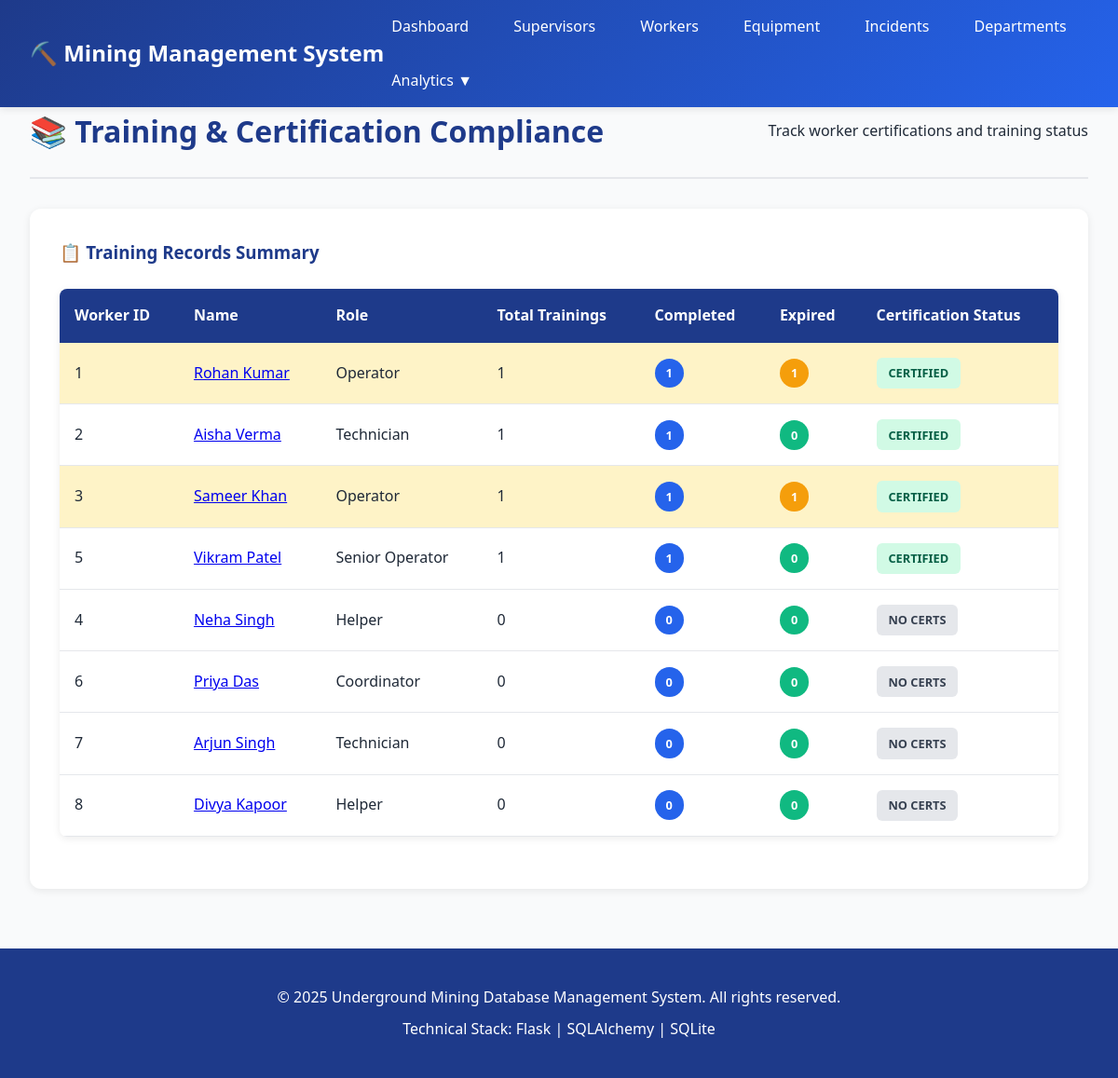
/analytics/training-compliance, run on the app's committed database.
### app.py (models this page shows)
class Worker(db.Model):
    __tablename__ = 'Worker'
    WorkerID = db.Column(db.Integer, primary_key=True, autoincrement=True)
    Name = db.Column(db.String(50), nullable=False)
    Age = db.Column(db.Integer)
    Role = db.Column(db.String(30))
    Contact = db.Column(db.String(20))
    S_ID = db.Column(db.Integer, db.ForeignKey('Supervisor.SupervisorID'))
    DepartmentID = db.Column(db.Integer, db.ForeignKey('Department.DepartmentID'))
    HireDate = db.Column(db.Date)
    Salary = db.Column(db.Float)
    EmploymentStatus = db.Column(db.String(20), default='Active')

### app.py (the view)
@app.route('/analytics/training-compliance')
@handle_errors
def training_compliance():
    training_data = db.session.query(
        Worker.WorkerID,
        Worker.Name,
        Worker.Role,
        func.count(TrainingRecord.TrainingID).label('total_trainings'),
        func.sum(db.case((TrainingRecord.TrainingStatus == 'Completed', 1), else_=0)).label('completed'),
        func.sum(db.case((TrainingRecord.ValidUntil < datetime.now(), 1), else_=0)).label('expired')
    ).outerjoin(TrainingRecord).group_by(Worker.WorkerID, Worker.Name, Worker.Role).order_by(desc(func.count(TrainingRecord.TrainingID))).all()
    return render_template('training_compliance.html', training_data=training_data)

### app.py (called while the page is built)
def handle_errors(f):
    @wraps(f)
    def decorated_function(*args, **kwargs):
        try:
            return f(*args, **kwargs)
        except Exception as e:
            print(f"Error: {str(e)}")
            print(traceback.format_exc())
            flash(f"Error: {str(e)}", "error")
            return redirect(url_for('index'))
    return decorated_function

@app.context_processor
def inject_helpers():
    def get_worker(worker_id):
        return Worker.query.get(worker_id) if worker_id else None
    def get_equipment(equip_id):
        return Equipment.query.get(equip_id) if equip_id else None
    return dict(get_worker=get_worker, get_equipment=get_equipment)

### templates/training_compliance.html (shortened to what this page needs)
{% extends "base.html" %}
{% block content %}
<div class="page-header">
    <h2>📚 Training & Certification Compliance</h2>
    <p>Track worker certifications and training status</p>
</div>
<div class="analytics-section">
    <h3>📋 Training Records Summary</h3>
    {% if training_data %}
    <table class="data-table">
        <thead>
            <tr>
                <th>Worker ID</th>
                <th>Name</th>
                <th>Role</th>
                <th>Total Trainings</th>
                <th>Completed</th>
                <th>Expired</th>
                <th>Certification Status</th>
            </tr>
        </thead>
        <tbody>
            {% for row in training_data %}
            <tr {% if row.expired and row.expired > 0 %}class="warning-row"{% endif %}>
                <td>{{ row.WorkerID }}</td>
                <td><a href="{{ url_for('worker_detail', worker_id=row.WorkerID) }}">{{ row.Name }}</a></td>
                <td>{{ row.Role }}</td>
                <td>{{ row.total_trainings or 0 }}</td>
                <td><span class="badge">{{ row.completed or 0 }}</span></td>
                <td>{% if row.expired %}<span class="badge warning">{{ row.expired }}</span>{% else %}<span class="badge success">0</span>{% endif %}</td>
                <td>
                    {% if row.completed and row.completed >= 3 %}
                        <span class="status-badge status-active">HIGHLY CERTIFIED</span>
                    {% elif row.completed and row.completed >= 1 %}
                        <span class="status-badge status-active">CERTIFIED</span>
                    {% else %}
                        <span class="status-badge status-inactive">NO CERTS</span>
                    {% endif %}
                </td>
            </tr>
            {% endfor %}
        </tbody>
    </table>
    {% else %}
    <p class="empty-state">No training data available.</p>
    {% endif %}
</div>
{% endblock %}

### static/css/style.css (style rules this page uses)
* { margin: 0; padding: 0; box-sizing: border-box; }
:root { --primary-color: #1e3a8a; --secondary-color: #2563eb; --success-color: #10b981; --warning-color: #f59e0b; --danger-color: #ef4444; --critical-color: #dc2626; --light-bg: #f9fafb; --border-color: #e5e7eb; --text-color: #1f2937; --text-light: #6b7280; }
body { font-family: 'Segoe UI', Tahoma, Geneva, Verdana, sans-serif; background-color: var(--light-bg); color: var(--text-color); line-height: 1.6; }
.page-header { display: flex; justify-content: space-between; align-items: center; margin-bottom: 2rem; padding-bottom: 1.5rem; border-bottom: 2px solid var(--border-color); }
.page-header h2 { font-size: 2rem; color: var(--primary-color); }
.data-table { width: 100%; border-collapse: collapse; background: white; border-radius: 8px; overflow: hidden; box-shadow: 0 2px 8px rgba(0,0,0,0.08); margin: 1.5rem 0; }
.data-table thead { background: var(--primary-color); color: white; }
.data-table th { padding: 1rem; text-align: left; font-weight: 600; }
.data-table td { padding: 1rem; border-bottom: 1px solid var(--border-color); }
.data-table tbody tr.warning-row { background: #fef3c7; }
.badge { display: inline-block; padding: 0.35rem 0.75rem; border-radius: 20px; font-size: 0.8rem; font-weight: 600; background: var(--secondary-color); color: white; white-space: nowrap; }
.badge.warning { background: var(--warning-color); }
.badge.success { background: var(--success-color); }
.status-badge { display: inline-block; padding: 0.4rem 0.8rem; border-radius: 6px; font-size: 0.8rem; font-weight: 600; white-space: nowrap; }
.status-active, .status-completed { background: #d1fae5; color: #065f46; }
.status-inactive, .status-inactive { background: #e5e7eb; color: #374151; }
.analytics-section { background: white; padding: 2rem; border-radius: 12px; margin: 2rem 0; box-shadow: 0 2px 8px rgba(0,0,0,0.08); }
.analytics-section h3 { color: var(--primary-color); margin-bottom: 1.5rem; }

### data on the page
Worker: WorkerID "1", Name "Rohan Kumar", Role "Operator", total_trainings "1", completed "1", expired "1", shows "CERTIFIED"
Worker: WorkerID "2", Name "Aisha Verma", Role "Technician", total_trainings "1", completed "1", shows "0", shows "CERTIFIED"
Worker: WorkerID "3", Name "Sameer Khan", Role "Operator", total_trainings "1", completed "1", expired "1", shows "CERTIFIED"
Worker: WorkerID "5", Name "Vikram Patel", Role "Senior Operator", total_trainings "1", completed "1", shows "0", shows "CERTIFIED"
Worker: WorkerID "4", Name "Neha Singh", Role "Helper", total_trainings "0", completed "0", shows "NO CERTS"
Worker: WorkerID "6", Name "Priya Das", Role "Coordinator", total_trainings "0", completed "0", shows "NO CERTS"
Worker: WorkerID "7", Name "Arjun Singh", Role "Technician", total_trainings "0", completed "0", shows "NO CERTS"
Worker: WorkerID "8", Name "Divya Kapoor", Role "Helper", total_trainings "0", completed "0", shows "NO CERTS"
